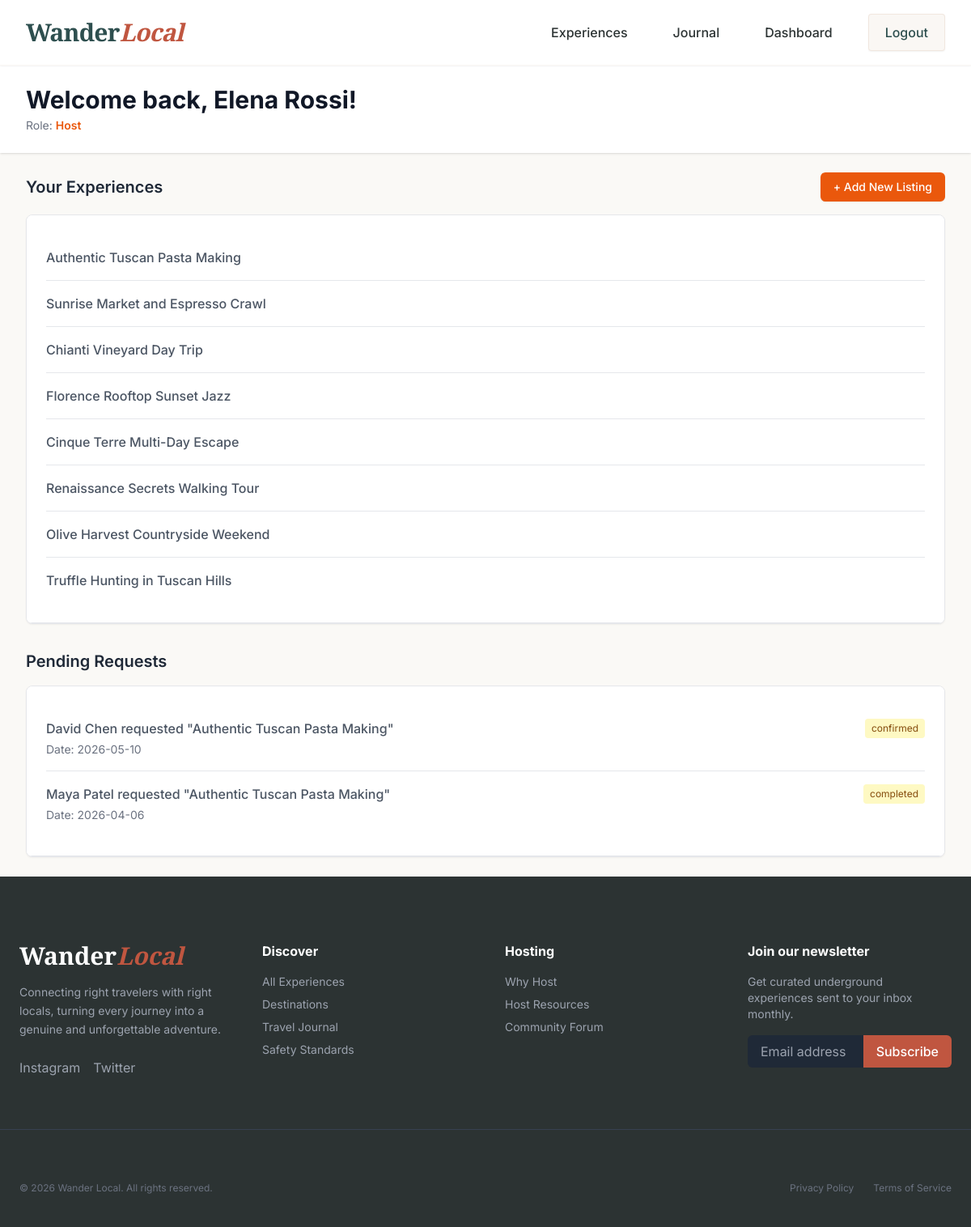
The app's page /dashboard (signed in) with its own data.
### tables this page shows
CREATE TABLE `experiences` (
  `id` INT AUTO_INCREMENT PRIMARY KEY,
  `host_id` INT NOT NULL,
  `title` VARCHAR(200) NOT NULL,
  `slug` VARCHAR(200) DEFAULT NULL UNIQUE,
  `description` TEXT NOT NULL,
  `category` VARCHAR(100) NOT NULL,
  `price` DECIMAL(10,2) NOT NULL,
  `duration` VARCHAR(100) NOT NULL,
  `duration_hours` DECIMAL(5,2) DEFAULT NULL,
  `max_guests` INT DEFAULT 10,
  `languages` VARCHAR(255) DEFAULT 'English',
  `city` VARCHAR(100) DEFAULT NULL,
  `location` VARCHAR(100) NOT NULL,
  `country` VARCHAR(100) DEFAULT 'Unknown',
  `meeting_point` VARCHAR(255) DEFAULT '',
  `image_url` VARCHAR(255) DEFAULT NULL,
  `cover_image` VARCHAR(255) DEFAULT NULL,
  `status` ENUM('draft', 'active', 'paused') NOT NULL DEFAULT 'draft',
  `avg_rating` DECIMAL(3,2) DEFAULT 0.00,
  `total_bookings` INT DEFAULT 0,
  `created_at` DATETIME DEFAULT CURRENT_TIMESTAMP,
  FOREIGN KEY (`host_id`) REFERENCES `users`(`id`) ON DELETE CASCADE
);

CREATE TABLE `bookings` (
  `id` INT AUTO_INCREMENT PRIMARY KEY,
  `experience_id` INT NOT NULL,
  `traveler_id` INT NOT NULL,
  `booking_date` DATE NOT NULL,
  `guest_count` INT NOT NULL,
  `total_price` DECIMAL(10,2) NOT NULL,
  `status` ENUM('pending', 'confirmed', 'cancelled', 'completed') DEFAULT 'pending',
  `special_requests` TEXT DEFAULT NULL,
  `booking_ref` VARCHAR(50) NOT NULL UNIQUE,
  `created_at` DATETIME DEFAULT CURRENT_TIMESTAMP,
  FOREIGN KEY (`experience_id`) REFERENCES `experiences`(`id`) ON DELETE CASCADE,
  FOREIGN KEY (`traveler_id`) REFERENCES `users`(`id`) ON DELETE CASCADE
);

CREATE TABLE `users` (
  `id` INT AUTO_INCREMENT PRIMARY KEY,
  `name` VARCHAR(100) NOT NULL,
  `email` VARCHAR(100) NOT NULL UNIQUE,
  `password_hash` VARCHAR(255) NOT NULL,
  `role` ENUM('traveler', 'host') NOT NULL DEFAULT 'traveler',
  `avatar` VARCHAR(255) DEFAULT NULL,
  `bio` TEXT DEFAULT NULL,
  `nationality` VARCHAR(100) DEFAULT NULL,
  `languages` VARCHAR(255) DEFAULT NULL,
  `created_at` DATETIME DEFAULT CURRENT_TIMESTAMP,
  `is_verified` BOOLEAN DEFAULT 0,
  `is_active` BOOLEAN DEFAULT 1
);

### app/controllers/DashboardController.php (called while the page is built, shortened)
<?php
class DashboardController extends Controller {
    public function index() {
        $db = new Database();
        $stats = [];
        if($_SESSION['user_role'] == 'host') {
            $db->query("SELECT * FROM experiences WHERE host_id = :id");
            $db->bind(':id', $_SESSION['user_id']);
            $stats['experiences'] = $db->resultSet();
            $db->query("SELECT b.*, e.title as experience_title, u.name as traveler_name FROM bookings b JOIN experiences e ON b.experience_id = e.id JOIN users u ON b.traveler_id = u.id WHERE e.host_id = :id ORDER BY b.created_at DESC");
            $db->bind(':id', $_SESSION['user_id']);
            $stats['bookings'] = $db->resultSet();
        }
        $data = [
            'name' => $_SESSION['user_name'],
            'role' => $_SESSION['user_role'],
            'stats' => $stats
        ];
        $this->view('dashboard/index', $data);
    }
}

### app/core/App.php (called while the page is built, shortened)
<?php
class App {
    protected $method = 'index';
    public function __construct() {
        $url = $this->parseUrl();
        if(isset($url[0]) && file_exists('../app/controllers/' . ucfirst($url[0]) . 'Controller.php')) {
            $this->controller = ucfirst($url[0]) . 'Controller';
            unset($url[0]);
        }
        $this->controller = new $this->controller;
        $this->params = $url ? array_values($url) : [];
        call_user_func_array([$this->controller, $this->method], $this->params);
    }
    public function parseUrl() {
        if(isset($_GET['url'])) {
            return explode('/', filter_var(rtrim($_GET['url'], '/'), FILTER_SANITIZE_URL));
        }
        return [];
    }
}

### public/index.php (called while the page is built, shortened)
<?php
require_once '../app/core/Database.php';
require_once '../app/core/Controller.php';
require_once '../app/core/App.php';
$app = new App();

### app/core/Database.php (called while the page is built, shortened)
<?php
class Database {
    private $host = DB_HOST;
    private $user = DB_USER;
    private $pass = DB_PASS;
    private $dbname = DB_NAME;
    private $dbh;
    private $stmt;
    public function __construct() {
        $dsn = 'mysql:host=' . $this->host . ';dbname=' . $this->dbname;
        $options = array(
            PDO::ATTR_PERSISTENT => true,
            PDO::ATTR_ERRMODE => PDO::ERRMODE_EXCEPTION
        );
        try {
            $this->dbh = new PDO($dsn, $this->user, $this->pass, $options);
        } catch(PDOException $e) {
            $this->error = $e->getMessage();
            Logger::error('Database connection failed in app/core/Database.php', ['exception' => $this->error]);
            if (defined('APP_ENV') && APP_ENV === 'development') {
                die('Database connection failed: ' . $this->error);
            }
            die('Service temporarily unavailable.');
        }
    }
    public function query($sql) {
        $this->stmt = $this->dbh->prepare($sql);
    }
    public function bind($param, $value, $type = null) {
        if (is_null($type)) {
            switch (true) {
                case is_int($value):
                    $type = PDO::PARAM_INT;
                    break;
            }
        }
        $this->stmt->bindValue($param, $value, $type);
    }
    public function execute() {
        return $this->stmt->execute();
    }
    public function resultSet() {
        $this->execute();
        return $this->stmt->fetchAll(PDO::FETCH_OBJ);
    }
}

### app/views/dashboard/index.php (the view, shortened to what this page needs)
<?php require_once '../app/views/components/header.php'; ?>
<header class="bg-white shadow">
    <div class="max-w-7xl mx-auto py-6 px-4 sm:px-6 lg:px-8">
        <h1 class="text-3xl font-bold text-gray-900">
            Welcome back, <?= htmlspecialchars($data['name']) ?>!
        </h1>
        <p class="text-sm text-gray-500 mt-1 capitalize h-auto">Role: <span class="font-semibold text-orange-600"><?= $data['role'] ?></span></p>
    </div>
</header>
<main>
    <div class="max-w-7xl mx-auto py-6 sm:px-6 lg:px-8">
        <?php if ($data['role'] == 'host'): ?>
            <div class="flex items-center justify-between mb-4">
                <h2 class="text-xl font-semibold text-gray-800">Your Experiences</h2>
                <a href="<?= URLROOT ?>/experiences/create" class="bg-orange-600 hover:bg-orange-700 text-white font-medium py-2 px-4 rounded-md transition shadow-sm text-sm">
                    + Add New Listing
                </a>
            </div>
            <div class="bg-white overflow-hidden shadow-sm sm:rounded-lg border border-gray-200">
                <div class="p-6 bg-white border-b border-gray-200 text-gray-600">
                    <?php if (empty($data['stats']['experiences'])): ?>
                        You have no active experiences. Start hosting by adding a listing!
                    <?php else: ?>
                        <ul class="divide-y divide-gray-200">
                            <?php foreach ($data['stats']['experiences'] as $exp): ?>
                                <li class="py-4 font-medium"><?= htmlspecialchars($exp->title) ?></li>
                            <?php endforeach; ?>
                        </ul>
                    <?php endif; ?>
                </div>
            </div>
            <h2 class="text-xl font-semibold text-gray-800 mt-8 mb-4">Pending Requests</h2>
            <div class="bg-white overflow-hidden shadow-sm sm:rounded-lg border border-gray-200">
                <div class="p-6 bg-white border-b border-gray-200 text-gray-600">
                    <?php if (empty($data['stats']['bookings'])): ?>
                        No booking requests yet.
                    <?php else: ?>
                        <ul class="divide-y divide-gray-200">
                            <?php foreach ($data['stats']['bookings'] as $booking): ?>
                                <li class="py-4">
                                    <div class="flex justify-between">
                                        <span class="font-medium"><?= htmlspecialchars($booking->traveler_name) ?> requested "<?= htmlspecialchars($booking->experience_title) ?>"</span>
                                        <span class="bg-yellow-100 text-yellow-800 text-xs px-2 py-1 rounded"><?= htmlspecialchars($booking->status) ?></span>
                                    </div>
                                    <p class="text-sm mt-1 text-gray-500">Date: <?= htmlspecialchars($booking->booking_date) ?></p>
                                </li>
                            <?php endforeach; ?>
                        </ul>
                    <?php endif; ?>
                </div>
            </div>
        <?php endif; ?>
    </div>
</main>
<?php require_once '../app/views/components/footer.php'; ?>

### app/core/Controller.php (shortened to what this page needs)
<?php
class Controller {
    public function view($viewName, $data = []) {
        if (file_exists('../app/views/' . $viewName . '.php')) {
            require_once '../app/views/' . $viewName . '.php';
        } else {
            die("View ($viewName) does not exist.");
        }
    }
}

### app/views/components/header.php (shortened to what this page needs)
<!DOCTYPE html>
<html lang="en">
<head>
    <script src="https://cdn.tailwindcss.com"></script>
</head>
<body class="bg-bgwarm text-textdark flex flex-col min-h-screen selection:bg-primary selection:text-white">
    <header class="bg-white shadow-sm border-b border-accent/20 sticky top-0 z-50">
        <div class="max-w-7xl mx-auto px-4 sm:px-6 lg:px-8">
            <div class="flex justify-between items-center h-20">
                <div class="flex-shrink-0">
                    <a href="<?= URLROOT ?>" class="text-3xl font-bold font-serif tracking-tight text-secondary">
                        Wander<span class="text-primary italic">Local</span>
                    </a>
                </div>
                <nav class="hidden md:flex space-x-8 items-center">
                    <a href="<?= URLROOT ?>/experiences" class="text-textdark hover:text-primary px-3 py-2 rounded-md font-medium transition">Experiences</a>
                    <a href="<?= URLROOT ?>/blog" class="text-textdark hover:text-primary px-3 py-2 rounded-md font-medium transition">Journal</a>
                    <?php if(isset($_SESSION['user_id'])): ?>
                        <a href="<?= URLROOT ?>/dashboard" class="text-textdark hover:text-primary px-3 py-2 rounded-md font-medium transition">Dashboard</a>
                        <a href="<?= URLROOT ?>/auth/logout" class="bg-accent/20 text-secondary hover:bg-accent/40 border border-accent/50 px-5 py-2.5 rounded hover:-translate-y-0.5 transition shadow-sm font-medium">Logout</a>
                    <?php endif; ?>
                </nav>
            </div>
        </div>
    </header>
    <main class="flex-grow">

### app/views/components/footer.php
    </main>
    <footer class="bg-textdark text-white pt-20 pb-10">
        <div class="max-w-7xl mx-auto px-6 grid grid-cols-1 md:grid-cols-4 gap-12 mb-16 border-b border-gray-700 pb-16">
            <div class="col-span-1 md:col-span-1">
                <div class="text-3xl font-bold mb-4 font-serif text-white">Wander<span class="text-primary italic">Local</span></div>
                <p class="text-gray-400 text-sm leading-relaxed mb-6">Connecting right travelers with right locals, turning every journey into a genuine and unforgettable adventure.</p>
                <div class="flex gap-4 text-gray-400">
                    <span class="cursor-pointer hover:text-white transition">Instagram</span>
                    <span class="cursor-pointer hover:text-white transition">Twitter</span>
                </div>
            </div>
            <div>
                <h4 class="font-bold mb-4">Discover</h4>
                <ul class="space-y-2 text-gray-400 text-sm">
                    <li><a href="<?= URLROOT ?>/experiences" class="hover:text-white transition">All Experiences</a></li>
                    <li><a href="#" class="hover:text-white transition">Destinations</a></li>
                    <li><a href="<?= URLROOT ?>/blog" class="hover:text-white transition">Travel Journal</a></li>
                    <li><a href="#" class="hover:text-white transition">Safety Standards</a></li>
                </ul>
            </div>
            <div>
                <h4 class="font-bold mb-4">Hosting</h4>
                <ul class="space-y-2 text-gray-400 text-sm">
                    <li><a href="#" class="hover:text-white transition">Why Host</a></li>
                    <li><a href="#" class="hover:text-white transition">Host Resources</a></li>
                    <li><a href="#" class="hover:text-white transition">Community Forum</a></li>
                </ul>
            </div>
            <div>
                <h4 class="font-bold mb-4">Join our newsletter</h4>
                <p class="text-gray-400 text-sm mb-4">Get curated underground experiences sent to your inbox monthly.</p>
                <form class="flex" action="#" method="POST" onsubmit="event.preventDefault();">
                    <input type="email" placeholder="Email address" class="bg-gray-800 text-white px-4 py-2 w-full rounded-l-md outline-none focus:ring-1 focus:ring-primary">
                    <button type="submit" class="bg-primary px-4 py-2 rounded-r-md font-medium hover:bg-primaryHover transition">
                        Subscribe
                    </button>
                </form>
            </div>
        </div>
        <div class="max-w-7xl mx-auto px-6 flex flex-col md:flex-row justify-between items-center text-xs text-gray-500">
            <p>&copy; <?= date('Y') ?> Wander Local. All rights reserved.</p>
            <div class="flex gap-6 mt-4 md:mt-0">
                <a href="#" class="hover:text-white transition">Privacy Policy</a>
                <a href="#" class="hover:text-white transition">Terms of Service</a>
            </div>
        </div>
    </footer>
</body>
</html>

### app/views/components/header.php (style rules this page uses)
body { font-family: 'Inter', sans-serif; }

### records on screen
experiences: title "Authentic Tuscan Pasta Making"
experiences: title "Sunrise Market and Espresso Crawl"
experiences: title "Chianti Vineyard Day Trip"
experiences: title "Florence Rooftop Sunset Jazz"
experiences: title "Cinque Terre Multi-Day Escape"
experiences: title "Renaissance Secrets Walking Tour"
experiences: title "Olive Harvest Countryside Weekend"
experiences: title "Truffle Hunting in Tuscan Hills"
bookings: traveler.name "David Chen", experience.title "Authentic Tuscan Pasta Making", status "confirmed", booking_date "2026-05-10"
bookings: traveler.name "Maya Patel", experience.title "Authentic Tuscan Pasta Making", status "completed", booking_date "2026-04-06"

### other values on screen
$data['name'] "Elena Rossi"
$data['role'] "Host"
